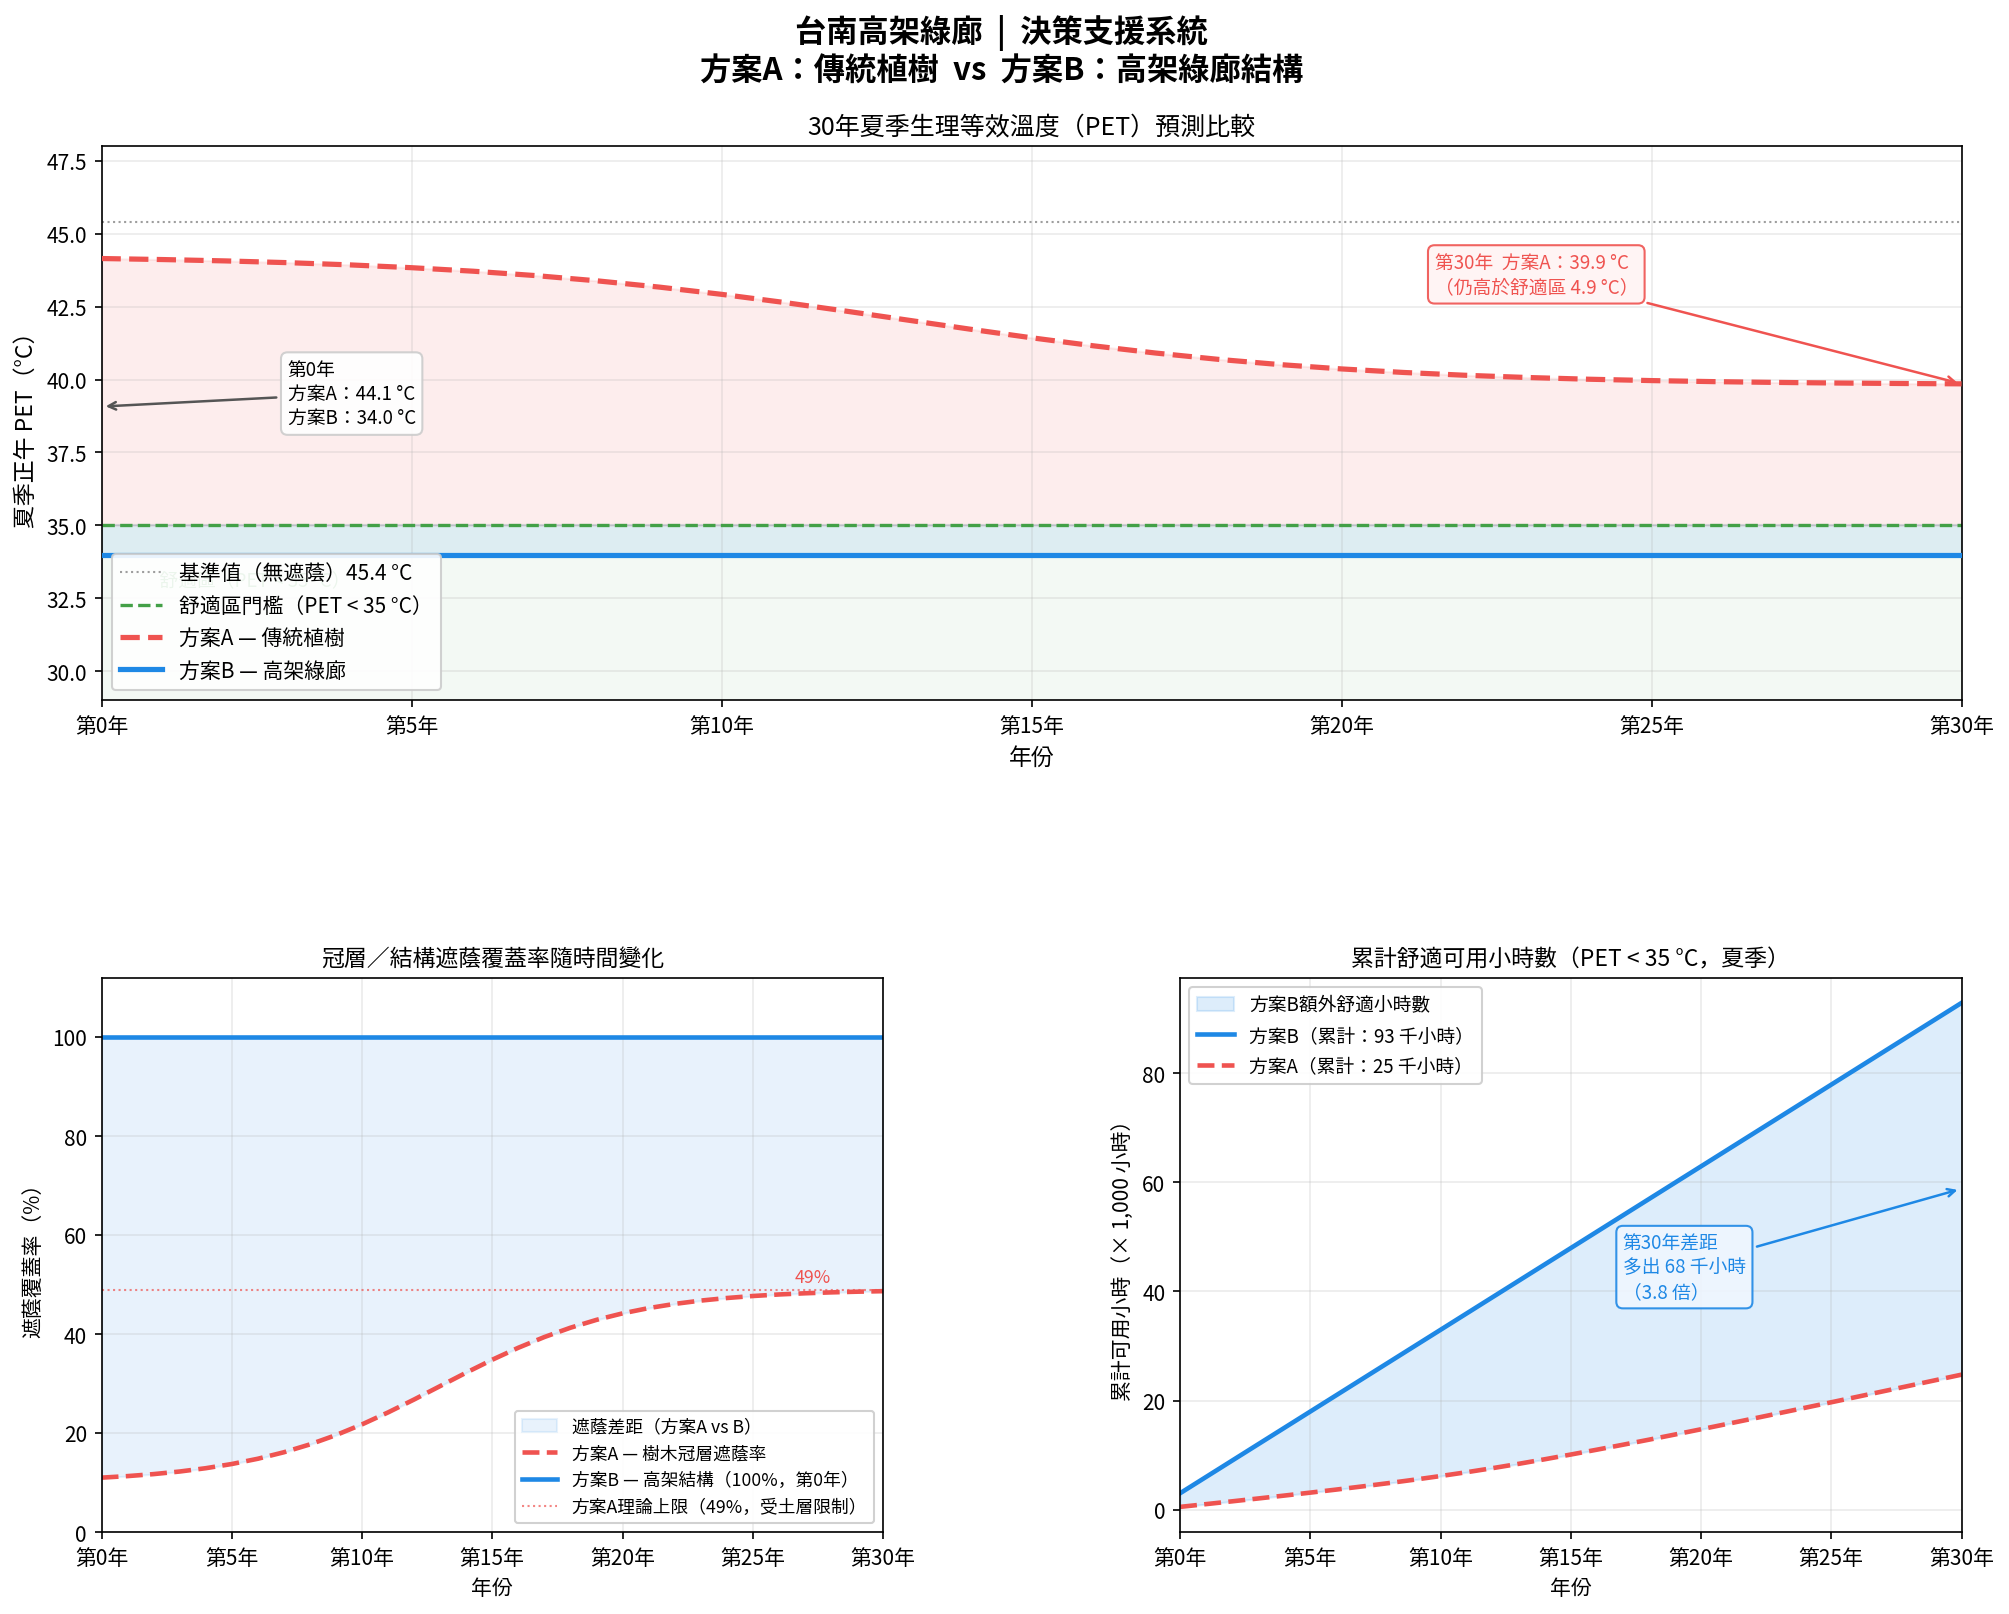

Recreate this plot in Python.
"""
台南高架綠廊決策支援系統 (DSS)
比較「方案A：傳統植樹」與「方案B：高架結構」
於30年期間之生理等效溫度 (PET) 效益。

輸入資料來源：建築師現地分析報告。
"""

import numpy as np
import matplotlib.pyplot as plt
import matplotlib.gridspec as gridspec
import matplotlib.ticker as ticker
from matplotlib import font_manager

# ── 載入繁體中文字型 ──────────────────────────────────────────
# NotoSansCJK TTC 包含所有 CJK 字符；matplotlib 以第一個字型面（JP）命名，
# 但字符集完整涵蓋繁體中文。
for _ttc in [
    "/usr/share/fonts/opentype/noto/NotoSansCJK-Regular.ttc",
    "/usr/share/fonts/opentype/noto/NotoSansCJK-Bold.ttc",
]:
    font_manager.fontManager.addfont(_ttc)

plt.rcParams["font.family"]        = "Noto Sans CJK JP"
plt.rcParams["axes.unicode_minus"] = False


# ─────────────────────────────────────────────
# 常數與輸入資料（來自建築師現地分析）
# ─────────────────────────────────────────────

YEARS             = 30
BASELINE_PET      = 45.4   # °C — 台南夏季正午尖峰 PET（無遮蔭）
COMFORT_THRESHOLD = 35.0   # °C — 舒適區上限

# 方案B — 高架綠廊
OPT_B_SHADING        = 1.00   # 即時 100% 遮蔭
OPT_B_RADIATION_REDN = 0.76   # 太陽輻射削減率 76%
OPT_B_PET_REDUCTION  = 11.4   # °C — PET 降低幅度

# 方案A — 傳統植樹
OPT_A_INITIAL_SHADING   = 0.10   # 第0年遮蔭率 10%
OPT_A_MAX_NATURAL_SHADE = 0.70   # 自然地面全冠層遮蔭率 70%
OPT_A_SOIL_PENALTY      = 0.30   # 箱涵土層限制造成效率降低 30%
OPT_A_FULL_CANOPY_YEAR  = 25     # 達到全冠層所需年數

# 箱涵土層限制下之實際最大遮蔭率
OPT_A_MAX_SHADE = OPT_A_MAX_NATURAL_SHADE * (1.0 - OPT_A_SOIL_PENALTY)   # = 0.49

# 每日PET分布模型（夏季戶外活動時段）
SUMMER_DAYS_PER_YEAR = 214     # 4月至10月約214天
DAILY_ACTIVE_HOURS   = 14      # 07:00–21:00 行人活動時窗
PET_DAILY_MIN_ABS    = 30.0    # °C — 都市熱島效應下夏季最低PET底限


# ─────────────────────────────────────────────
# 模型函式
# ─────────────────────────────────────────────

def tree_shading(year: int) -> float:
    """
    樹木冠層遮蔭率之邏輯成長模型：
    起始值10%，受土層限制，約25年後趨近最大值49%。
    """
    k = 0.28
    midpoint = 13.0
    growth = 1.0 / (1.0 + np.exp(-k * (year - midpoint)))
    shade = OPT_A_INITIAL_SHADING + (OPT_A_MAX_SHADE - OPT_A_INITIAL_SHADING) * growth
    return float(np.clip(shade, OPT_A_INITIAL_SHADING, OPT_A_MAX_SHADE))


def shading_to_pet(shading_fraction: float) -> float:
    """
    依遮蔭率計算PET（線性模型）：
    100% 遮蔭 → PET 降低 11.4°C（來源：建築師分析數據）。
    """
    return BASELINE_PET - shading_fraction * OPT_B_PET_REDUCTION


def daily_usable_hours(noon_pet: float) -> float:
    """
    以正弦日變化曲線估算每日 PET < 舒適門檻之可用小時數，
    峰值出現於正午。
    """
    daily_min = max(PET_DAILY_MIN_ABS, noon_pet * 0.72)

    if noon_pet <= COMFORT_THRESHOLD:
        return float(DAILY_ACTIVE_HOURS)

    if daily_min >= COMFORT_THRESHOLD:
        return 0.0

    t = np.linspace(0.0, DAILY_ACTIVE_HOURS, 2000)
    pet_t = daily_min + (noon_pet - daily_min) * np.sin(np.pi * t / DAILY_ACTIVE_HOURS)
    return float(np.sum(pet_t < COMFORT_THRESHOLD) / len(t) * DAILY_ACTIVE_HOURS)


# ─────────────────────────────────────────────
# 模擬（第0年至第30年）
# ─────────────────────────────────────────────

years    = np.arange(0, YEARS + 1)
shade_A  = np.array([tree_shading(y)         for y in years])
pet_A    = np.array([shading_to_pet(s)       for s in shade_A])
pet_B    = np.full_like(years, shading_to_pet(OPT_B_SHADING), dtype=float)

annual_usable_A = np.array([daily_usable_hours(p) * SUMMER_DAYS_PER_YEAR for p in pet_A])
annual_usable_B = np.array([daily_usable_hours(p) * SUMMER_DAYS_PER_YEAR for p in pet_B])

cumulative_A = np.cumsum(annual_usable_A)
cumulative_B = np.cumsum(annual_usable_B)

total_A       = float(cumulative_A[-1])
total_B       = float(cumulative_B[-1])
benefit_ratio = total_B / max(total_A, 1.0)
extra_hours   = total_B - total_A


# ─────────────────────────────────────────────
# 主控台報告（繁體中文）
# ─────────────────────────────────────────────

SEP  = "=" * 65
SEP2 = "  " + "─" * 61

print(SEP)
print("       台南高架綠廊  ——  決策支援系統分析報告")
print(SEP)
print(f"  地點            ：台灣台南市")
print(f"  分析期間        ：第0年 至 第{YEARS}年")
print(f"  基準PET         ：{BASELINE_PET} °C（夏季正午、無遮蔭）")
print(f"  舒適區門檻      ：PET < {COMFORT_THRESHOLD} °C")
print(SEP2)
print(f"  {'指標':<30} {'方案A（植樹）':>14}  {'方案B（高架）':>12}")
print(SEP2)

rows = [
    ("第 0 年 PET（°C）",            f"{pet_A[0]:.1f}",    f"{pet_B[0]:.1f}"),
    ("第10年 PET（°C）",             f"{pet_A[10]:.1f}",   f"{pet_B[10]:.1f}"),
    ("第25年 PET（°C）",             f"{pet_A[25]:.1f}",   f"{pet_B[25]:.1f}"),
    ("第30年 PET（°C）",             f"{pet_A[30]:.1f}",   f"{pet_B[30]:.1f}"),
    ("最大遮蔭覆蓋率",               f"{shade_A[-1]*100:.0f} %",  "100 %"),
    ("首次達舒適區（年）",           "從未達到",           "第0年即達成"),
    ("30年累計可用小時（×1,000）",   f"{total_A/1000:,.0f}", f"{total_B/1000:,.0f}"),
]

for label, val_a, val_b in rows:
    print(f"  {label:<30} {val_a:>14}  {val_b:>12}")

print(SEP2)
print(f"  效益比          ：方案B比方案A多 {benefit_ratio:.1f} 倍舒適小時數")
print(f"  額外可用小時    ：30年累計多出 {extra_hours:,.0f} 小時")
print()
if pet_A[-1] > COMFORT_THRESHOLD:
    print("  >> 方案A（植樹）在30年內從未達到35°C舒適門檻。")
print("  >> 方案B（高架綠廊）從第0年起即提供全日舒適環境。")
print("  >> 結論：在台南特定工程限制下，高架綠廊是唯一能即時")
print("           緩解都市熱環境、實現以人為本交通空間的可行方案。")
print(SEP)


# ─────────────────────────────────────────────
# 圖表（繁體中文）
# ─────────────────────────────────────────────

COLOR_A  = "#EF5350"
COLOR_B  = "#1E88E5"
COLOR_OK = "#43A047"

fig = plt.figure(figsize=(16, 11), facecolor="white")
fig.suptitle(
    "台南高架綠廊  |  決策支援系統\n"
    "方案A：傳統植樹  vs  方案B：高架綠廊結構",
    fontsize=15, fontweight="bold", y=0.99,
)

gs = gridspec.GridSpec(2, 2, figure=fig, hspace=0.50, wspace=0.38,
                       top=0.91, bottom=0.07)

# ── 圖1（上，橫跨兩欄）：PET趨勢 ────────────────────────────
ax1 = fig.add_subplot(gs[0, :])

ax1.fill_between(years, COMFORT_THRESHOLD, pet_A,
                 where=(pet_A >= COMFORT_THRESHOLD),
                 color=COLOR_A, alpha=0.10, zorder=1)
ax1.fill_between(years, COMFORT_THRESHOLD, pet_B,
                 where=(pet_B <= COMFORT_THRESHOLD),
                 color=COLOR_B, alpha=0.10, zorder=1)
ax1.axhspan(0, COMFORT_THRESHOLD, color=COLOR_OK, alpha=0.06, zorder=0)

ax1.axhline(BASELINE_PET, color="#9E9E9E", linewidth=1.0, linestyle=":",
            label=f"基準值（無遮蔭）{BASELINE_PET} °C", zorder=2)
ax1.axhline(COMFORT_THRESHOLD, color=COLOR_OK, linewidth=1.6, linestyle="--",
            label=f"舒適區門檻（PET < {COMFORT_THRESHOLD:.0f} °C）", zorder=2)
ax1.plot(years, pet_A, color=COLOR_A, linewidth=2.5, linestyle="--",
         label="方案A — 傳統植樹", zorder=4)
ax1.plot(years, pet_B, color=COLOR_B, linewidth=2.5,
         label="方案B — 高架綠廊", zorder=4)

ax1.annotate(
    f"第0年\n方案A：{pet_A[0]:.1f} °C\n方案B：{pet_B[0]:.1f} °C",
    xy=(0, (pet_A[0] + pet_B[0]) / 2),
    xytext=(3, 38.5),
    arrowprops=dict(arrowstyle="->", color="#555", lw=1.2),
    fontsize=9,
    bbox=dict(boxstyle="round,pad=0.35", fc="white", ec="#ccc", alpha=0.9),
)
ax1.annotate(
    f"第30年  方案A：{pet_A[-1]:.1f} °C\n（仍高於舒適區 {pet_A[-1]-COMFORT_THRESHOLD:.1f} °C）",
    xy=(30, pet_A[-1]),
    xytext=(21.5, 43.0),
    arrowprops=dict(arrowstyle="->", color=COLOR_A, lw=1.2),
    fontsize=9, color=COLOR_A,
    bbox=dict(boxstyle="round,pad=0.35", fc="#FFF3F3", ec=COLOR_A, alpha=0.9),
)
ax1.text(0.8, COMFORT_THRESHOLD - 1.5, "  舒適區（PET < 35 °C）",
         color=COLOR_OK, fontsize=9, va="top", style="italic")

ax1.set_xlim(0, YEARS)
ax1.set_ylim(29, 48)
ax1.set_xlabel("年份", fontsize=11)
ax1.set_ylabel("夏季正午 PET（°C）", fontsize=11)
ax1.set_title("30年夏季生理等效溫度（PET）預測比較", fontsize=12)
ax1.legend(loc="lower left", fontsize=10, framealpha=0.9)
ax1.grid(True, alpha=0.25)
ax1.xaxis.set_major_locator(ticker.MultipleLocator(5))
ax1.xaxis.set_major_formatter(ticker.FuncFormatter(lambda x, _: f"第{int(x)}年"))

# ── 圖2（下左）：遮蔭覆蓋率 ──────────────────────────────────
ax2 = fig.add_subplot(gs[1, 0])

ax2.fill_between(years, shade_A * 100, 100,
                 color=COLOR_B, alpha=0.10, label="遮蔭差距（方案A vs B）")
ax2.plot(years, shade_A * 100, color=COLOR_A, linewidth=2.2, linestyle="--",
         label="方案A — 樹木冠層遮蔭率")
ax2.axhline(100, color=COLOR_B, linewidth=2.2,
            label="方案B — 高架結構（100%，第0年）")
ax2.axhline(OPT_A_MAX_SHADE * 100, color=COLOR_A, linewidth=1.0, linestyle=":",
            alpha=0.7,
            label=f"方案A理論上限（{OPT_A_MAX_SHADE*100:.0f}%，受土層限制）")

ax2.text(28, OPT_A_MAX_SHADE * 100 + 1.5,
         f"{OPT_A_MAX_SHADE*100:.0f}%",
         color=COLOR_A, fontsize=8.5, ha="right")

ax2.set_xlim(0, YEARS)
ax2.set_ylim(0, 112)
ax2.set_xlabel("年份", fontsize=10)
ax2.set_ylabel("遮蔭覆蓋率（%）", fontsize=10)
ax2.set_title("冠層／結構遮蔭覆蓋率隨時間變化", fontsize=11)
ax2.legend(fontsize=8.5, loc="lower right", framealpha=0.9)
ax2.grid(True, alpha=0.25)
ax2.xaxis.set_major_locator(ticker.MultipleLocator(5))
ax2.xaxis.set_major_formatter(ticker.FuncFormatter(lambda x, _: f"第{int(x)}年"))

# ── 圖3（下右）：累計可用小時 ────────────────────────────────
ax3 = fig.add_subplot(gs[1, 1])

ax3.fill_between(years, cumulative_A / 1_000, cumulative_B / 1_000,
                 color=COLOR_B, alpha=0.15, label="方案B額外舒適小時數")
ax3.plot(years, cumulative_B / 1_000, color=COLOR_B, linewidth=2.2,
         label=f"方案B（累計：{total_B/1000:,.0f} 千小時）")
ax3.plot(years, cumulative_A / 1_000, color=COLOR_A, linewidth=2.2, linestyle="--",
         label=f"方案A（累計：{total_A/1000:,.0f} 千小時）")

ax3.annotate(
    f"第30年差距\n多出 {extra_hours/1000:,.0f} 千小時\n（{benefit_ratio:.1f} 倍）",
    xy=(30, (cumulative_A[-1] + cumulative_B[-1]) / 2 / 1_000),
    xytext=(17, cumulative_B[-1] * 0.42 / 1_000),
    arrowprops=dict(arrowstyle="->", color=COLOR_B, lw=1.2),
    fontsize=9, color=COLOR_B,
    bbox=dict(boxstyle="round,pad=0.35", fc="#EFF6FF", ec=COLOR_B, alpha=0.9),
)

ax3.set_xlim(0, YEARS)
ax3.set_xlabel("年份", fontsize=10)
ax3.set_ylabel("累計可用小時（× 1,000 小時）", fontsize=10)
ax3.set_title("累計舒適可用小時數（PET < 35 °C，夏季）", fontsize=11)
ax3.legend(fontsize=9, loc="upper left", framealpha=0.9)
ax3.grid(True, alpha=0.25)
ax3.xaxis.set_major_locator(ticker.MultipleLocator(5))
ax3.xaxis.set_major_formatter(ticker.FuncFormatter(lambda x, _: f"第{int(x)}年"))


# ─────────────────────────────────────────────
# 儲存與顯示
# ─────────────────────────────────────────────

out_file = "tainan_green_corridor_dss.png"
plt.savefig(out_file, dpi=150, bbox_inches="tight", facecolor="white")
plt.show()
print(f"\n  圖表已儲存 → {out_file}")
